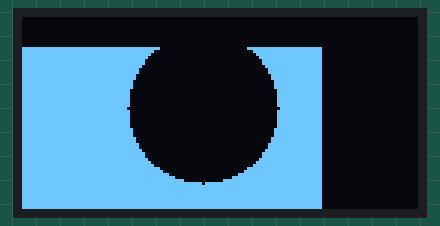
Recording of a program running on a simulated Raspberry Pi Pico running CircuitPython. Shown: 132×64 one-colour display. What the program prints to the serial console is not drawn.

Above: at 0.06 s.
At 5.18 s:
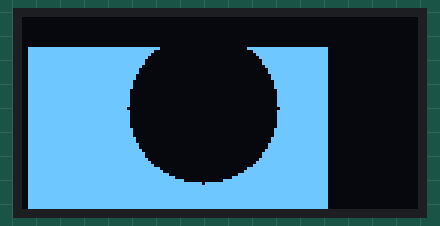
At 9.99 s:
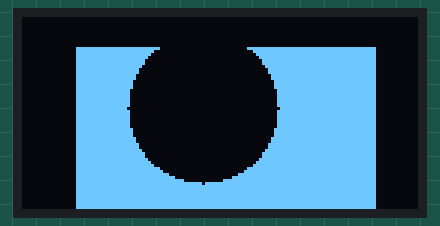
At 19.91 s:
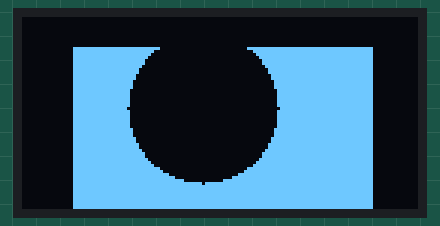
At 29.84 s:
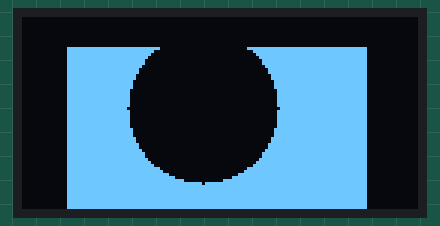
At 39.87 s:
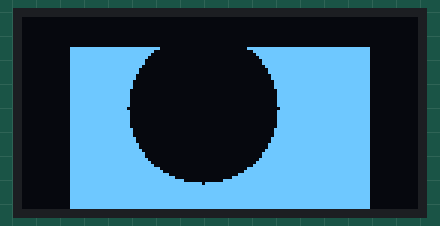

The program:

code_test_display.py
```python
import time
import board
import busio
import fourwire
import displayio
import vectorio
import adafruit_displayio_sh1106

disp_sclk = board.GP10
disp_mosi = board.GP11
disp_res  = board.GP12
disp_dc   = board.GP13

dw,dh = 132,64

displayio.release_displays()

spi = busio.SPI(clock=disp_sclk, MOSI=disp_mosi)
display_bus = fourwire.FourWire(spi, command = disp_dc, reset=disp_res)
display = adafruit_displayio_sh1106.SH1106(display_bus, width=dw, height=dh, colstart=3)

maing = displayio.Group()
display.root_group = maing

palette = displayio.Palette(2)
palette[0] = 0x000000
palette[1] = 0xffffff
maing.append(vectorio.Rectangle(pixel_shader=palette, width=100, height=60, x=10,y=10,color_index=1))
maing.append(vectorio.Circle(pixel_shader=palette, radius=25, x=60,y=30, color_index=0))

while True:
    x = int(time.monotonic()*20) % 20
    print("hi", x, time.monotonic())
    maing[0].x =x
    time.sleep(0.1)
```
